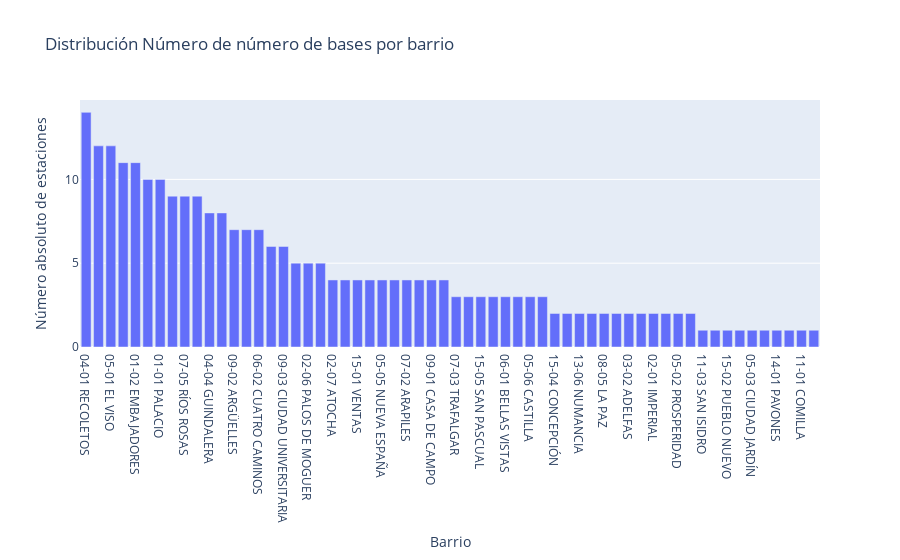

This figure's notebook cell:
### Markdown cell above
**Barrio distribution**: irregular distribution between neighborhoods. Number of bases range from 1 to 14 by neigborhood

### Code cell
count_barrio = bases["Barrio"].value_counts() 
labels_barrio = count_barrio.index

fig = go.Figure()
fig.add_trace(
    go.Bar(
        x = labels_barrio,
        y = count_barrio,
        showlegend = False
    )
)
fig.update_layout(title = "Distribución Número de número de bases por barrio",
                  xaxis_title = "Barrio", yaxis_title = "Número absoluto de estaciones")
fig.show()

### Figure 1 — Plotly figure (JSON) as saved in the notebook; plotly's stock layout.template omitted (floating-point values rounded to 4 significant figures)
{"data": [{"showlegend": false, "type": "bar", "x": ["04-01 RECOLETOS", "01-05 UNIVERSIDAD", "05-01 EL VISO", "01-04 JUSTICIA", "01-02 EMBAJADORES", "01-06 SOL", "01-01 PALACIO", "03-05 JERÓNIMOS", "07-05 RÍOS ROSAS", "04-02 GOYA", "04-04 GUINDALERA", "02-02 ACACIAS", "09-02 ARGÜELLES", "01-03 CORTES", "06-02 CUATRO CAMINOS", "07-01 GAZTAMBIDE", "09-03 CIUDAD UNIVERSITARIA", "04-06 CASTELLANA", "02-06 PALOS DE MOGUER", "07-04 ALMAGRO", "02-07 ATOCHA", "03-04 IBIZA", "15-01 VENTAS", "02-05 DELICIAS", "05-05 NUEVA ESPAÑA", "04-05 LISTA", "07-02 ARAPILES", "03-06 NIÑO JESÚS", "09-01 CASA DE CAMPO", "05-04 HISPANOAMÉRICA", "07-03 TRAFALGAR", "03-03 ESTRELLA", "15-05 SAN PASCUAL", "03-01 PACÍFICO", "06-01 BELLAS VISTAS", "07-06 VALLEHERMOSO", "05-06 CASTILLA", "04-03 FUENTE DEL BERRO", "15-04 CONCEPCIÓN", "12-05 MOSCARDÓ", "13-06 NUMANCIA", "14-04 MEDIA LEGUA", "08-05 LA PAZ", "10-02 PUERTA DEL ÁNGEL", "03-02 ADELFAS", "02-03 CHOPERA", "02-01 IMPERIAL", "13-02 SAN DIEGO", "05-02 PROSPERIDAD", "06-06 BERRUGUETE", "11-03 SAN ISIDRO", "06-05 VALDEACEDERAS", "15-02 PUEBLO NUEVO", "06-03 CASTILLEJOS", "05-03 CIUDAD JARDÍN", "14-03 MARROQUINA", "14-01 PAVONES", "10-01 CÁRMENES", "11-01 COMILLA", "02-04 LEGAZPI"], "y": [14, 12, 12, 11, 11, 10, 10, 9, 9, 9, 8, 8, 7, 7, 7, 6, 6, 5, 5, 5, 4, 4, 4, 4, 4, 4, 4, 4, 4, 4, 3, 3, 3, 3, 3, 3, 3, 3, 2, 2, 2, 2, 2, 2, 2, 2, 2, 2, 2, 2, 1, 1, 1, 1, 1, 1, 1, 1, 1, 1]}], "layout": {"title": {"text": "Distribución Número de número de bases por barrio"}, "xaxis": {"title": {"text": "Barrio"}}, "yaxis": {"title": {"text": "Número absoluto de estaciones"}}}}
